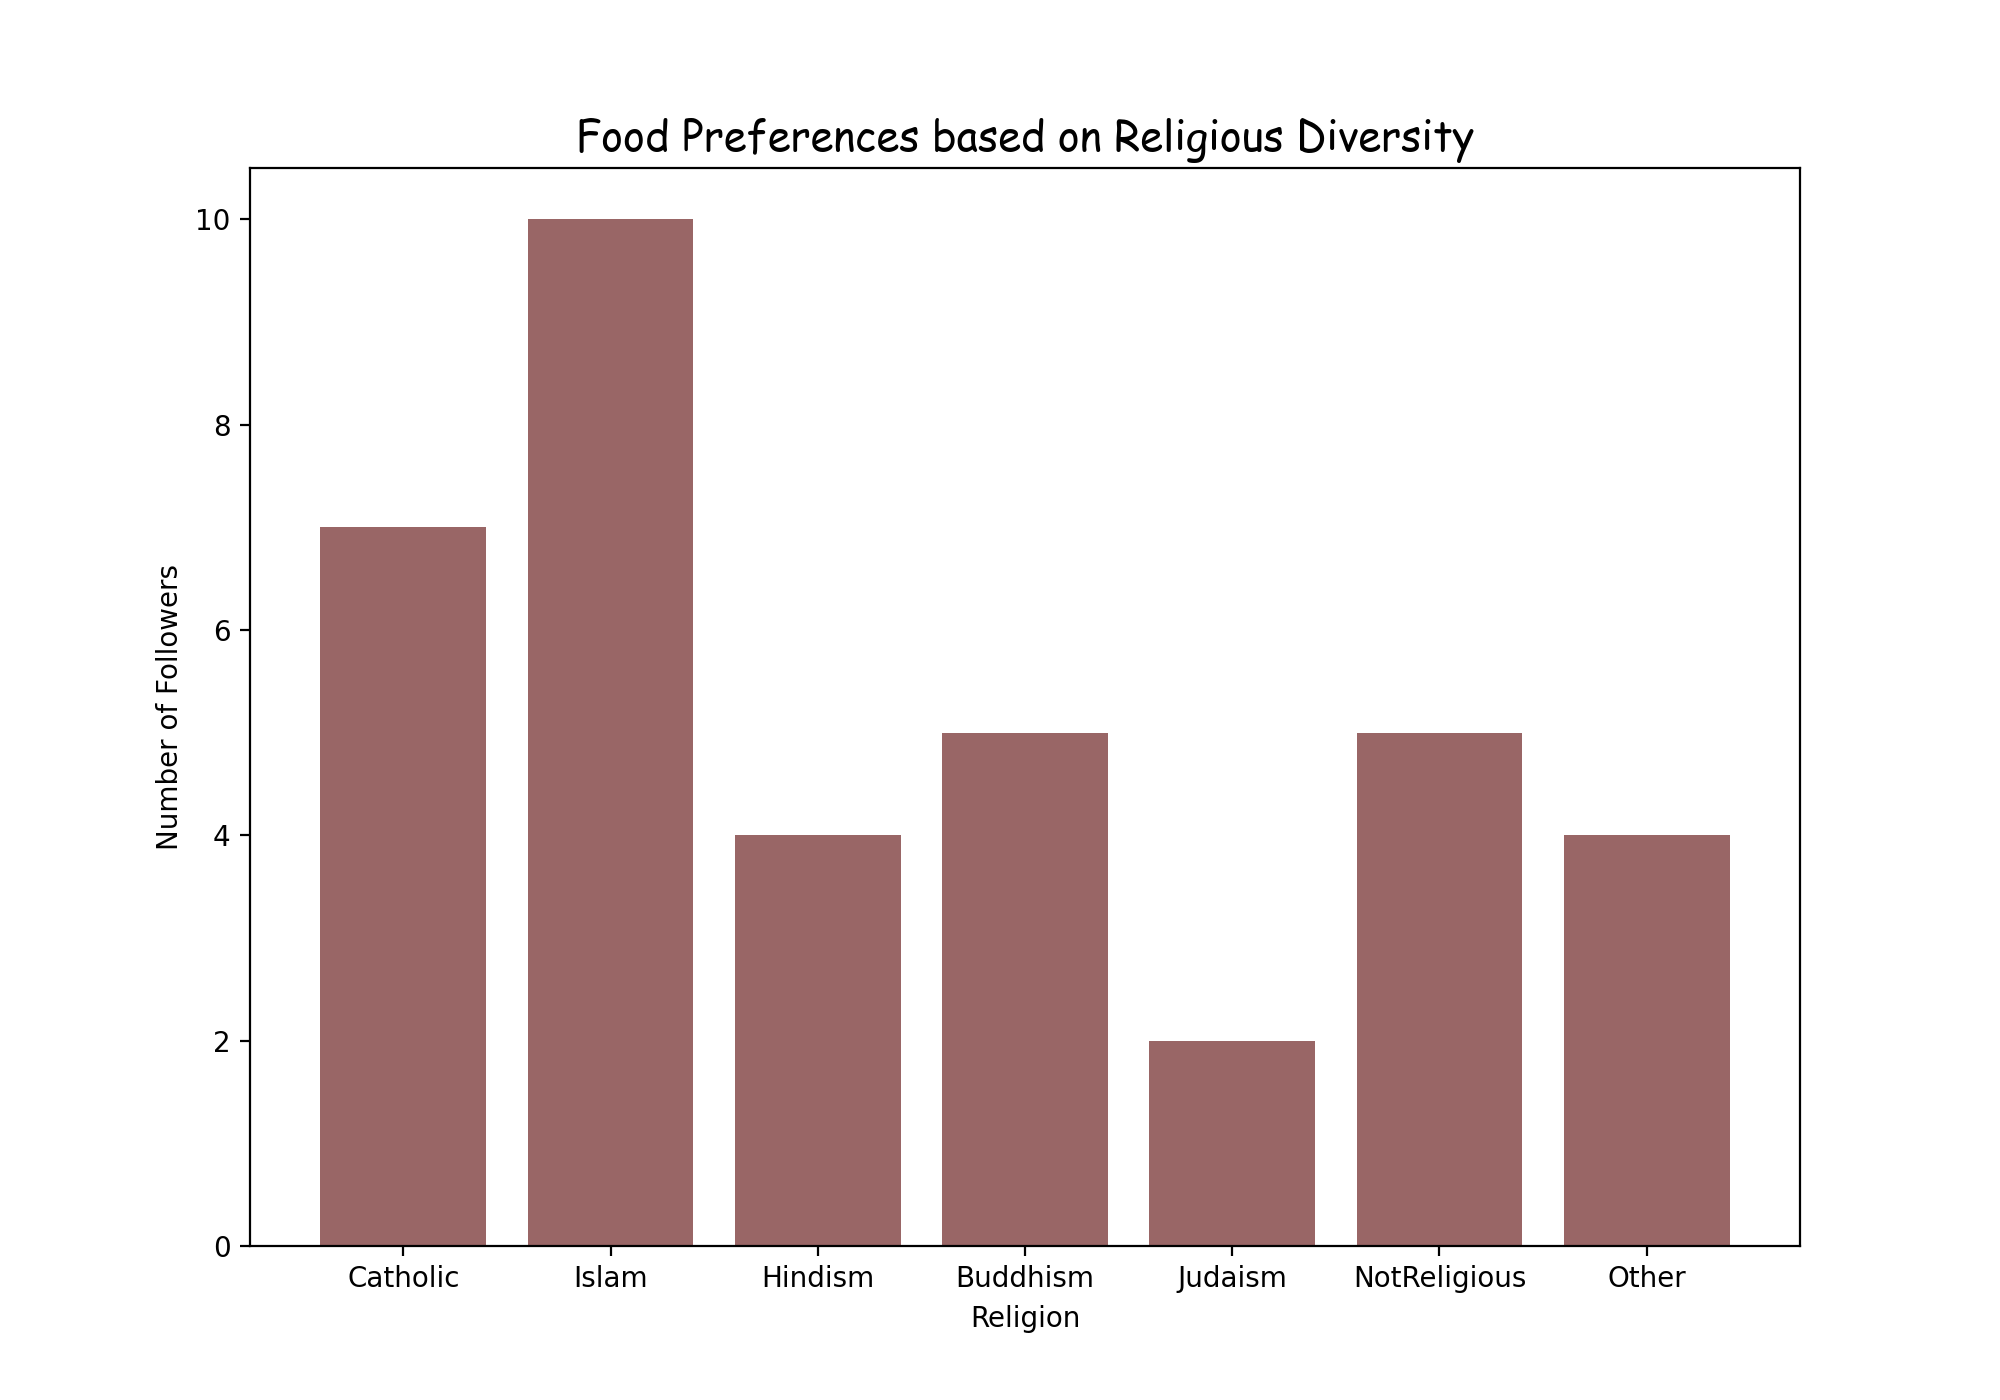

The Python source for this figure:
# BARPLOT
# Import the necessary modules
import pandas as pd
import matplotlib.pyplot as plt

# Initialize the lists for X and Y
data = pd.read_csv('BarPlot.csv')

df = pd.DataFrame(data)

print(df.head())

X = list(df.iloc[:, 0])
Y = list(df.iloc[:, 1])

plt.figure(figsize=(10,7))

# Plot the data using bar() method
plt.bar(X, Y, color='#996666')

plt.title('Food Preferences based on Religious Diversity', fontdict={'fontname':'Comic Sans MS', 'fontsize': 15})

plt.xlabel("Religion")
plt.ylabel("Number of Followers")

# Show the plot
plt.show()
